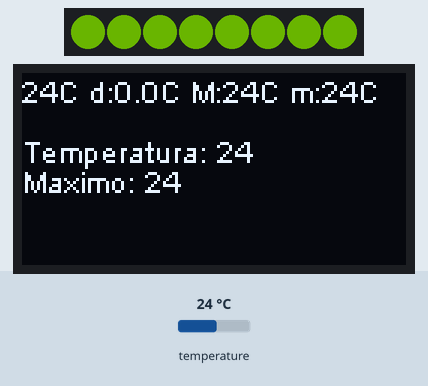
Bench run of a sketch on a simulated ESP8266 (NodeMCU). Shown: 8 RGB LEDs in strip order, left to right, 128×64 one-colour display. The test bench sets the inputs (shaded band); at power-on: temperature 24 °C. Dim RGB values are drawn brighter than linear; WiFi joins after 1.5 s; servers stay silent unless stated; uploads are accepted with an empty reply; what the sketch prints to the serial monitor is not drawn.

Above: at 16.9 s.
17.0 s: temperature set to 12 °C
At 18.2 s:
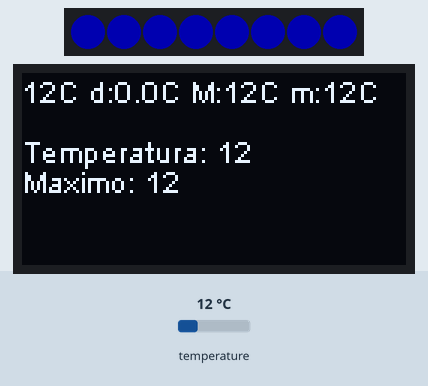
18.5 s: temperature set to 19 °C
At 19.2 s:
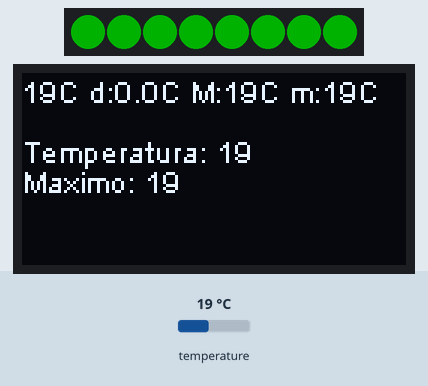
20.0 s: temperature set to 28 °C
At 21.2 s:
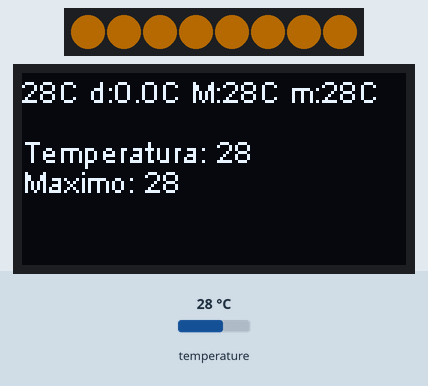
21.5 s: temperature set to 33 °C
At 21.8 s:
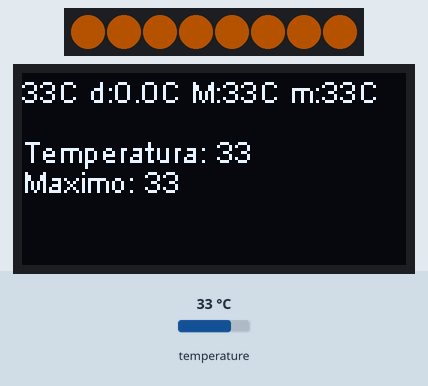
23.0 s: temperature set to 9 °C
At 23.9 s:
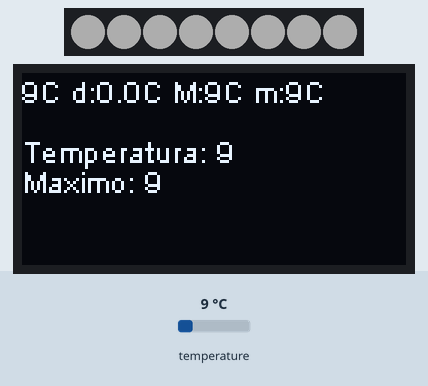
Timing chart, 0 to 26.0 s (numbered marks = the images above; inputs shaded):
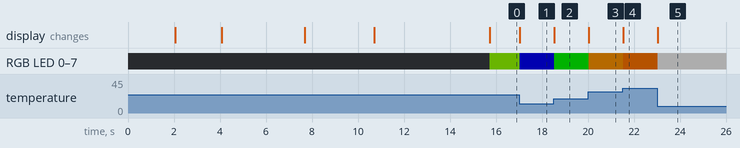

The sketch:

projeto_sensortermico_esp8266.ino
```cpp
#include <ESP8266HTTPClient.h>
#include <ESP8266WiFiMulti.h>
#include <Wire.h>
#include <SSD1306Wire.h>
#include <Adafruit_AMG88xx.h>
#include <ESP8266WebServer.h>
#include <ESP8266mDNS.h>
#include <Adafruit_NeoPixel.h>
#include <ArduinoJson.h>
#include <fauxmoESP.h>
#include <math.h>


#define PIN D3       // Pino de dados para a barra de LEDs
#define NUMPIXELS 8  // Número de LEDs na barra

#define SCREEN_WIDTH 128
#define SCREEN_HEIGHT 64
#define OLED_RESET -1

// Pinos do NodeMCU para o display
#define OLED_SDA D5
#define OLED_SCL D6

// Pinos do NodeMCU para o sensor térmico
#define SENSOR_SDA D2
#define SENSOR_SCL D1

#define TEMPLIMITE 40

#define APIENDPOINT "http://gravaiot.pythonanywhere.com/api/temperaturas"
#define APIKEY "01234"

WiFiClient client;
HTTPClient http;

#define NWIFIS 5

struct redes {
  const char *ssid;
  const char *senha;
};

char *redeAtual;
int respostaHttp = 0;
bool conectou = false;
float tempAlerta = 0;

struct redes redeWifi[NWIFIS] = {
  {"AP1501", "ARBBBE11"},
  {"iPhone de Arnott", "arbbbe11"},
  {"SENAC-Mesh", "09080706"},
  {"Vivo-Internet-E532", "6EFC366C"},
  {"SENAC-MESH", "09080706"}
};

Adafruit_NeoPixel strip = Adafruit_NeoPixel(NUMPIXELS, PIN, NEO_GRB + NEO_KHZ800);

// Inicializa o display OLED
SSD1306Wire display(0x3c, OLED_SDA, OLED_SCL);

// Inicializa o sensor térmico
Adafruit_AMG88xx amg;

// Configuração do servidor web
ESP8266WebServer server(80);

/*
Configuração na Alexa:
Adicionar o dispositivo Fauxmo na Alexa:

Abra o aplicativo Alexa no seu smartphone.
Vá em Dispositivos -> Adicionar Dispositivo -> Outro.
Selecione "Procurar dispositivos".
A Alexa deve detectar automaticamente o dispositivo "sensor aviso".
Criar uma Rotina:

No aplicativo Alexa, vá em Mais -> Rotinas -> Adicionar Rotina.
Dê um nome à sua rotina (por exemplo, "Aviso Sensor").
Em Quando isso acontecer, selecione Dispositivo e escolha o dispositivo "sensor aviso".
Em Adicionar ação, selecione Avisar e escreva a mensagem que deseja que a Alexa diga (por exemplo, "Temperatura alta detectada!").
*/
// Inicializa a FauxmoESP
fauxmoESP fauxmo;


unsigned long previousMillis;
unsigned long currentMillis;

const long interval = 10000;  // Intervalo de 1 minuto em milissegundos

void setup() {
  Serial.begin(115200);
  strip.begin();
  strip.show();  // Inicializa todos os LEDs apagados

  // Inicializa a comunicação I2C para o display OLED
  Wire.begin(OLED_SDA, OLED_SCL);
  display.init();
  display.flipScreenVertically();
  display.clear();
  display.display();
  display.setTextAlignment(TEXT_ALIGN_CENTER);
  display.setFont(ArialMT_Plain_16);
  display.drawString(64, 32, "Start...");
  display.display();
  delay(2000);

  // Inicializa a comunicação I2C para o sensor térmico AMG8831
  Wire.begin(SENSOR_SDA, SENSOR_SCL);
  if (!amg.begin()) {
    Serial.println("Falha - AMG88xx sensor!");
    display.clear();
    display.drawString(64, 32, "Sensor AMG88xx Falhou!");
    display.display();
    while (1);
  }

  Serial.println("Sensor initialized");
  display.clear();
  display.drawString(64, 32, "Sensores Ok");
  display.display();
  delay(2000);

  // Conecta à rede Wi-Fi
  display.clear();
  display.drawString(64, 32, "Conectando WiFi...");
  display.display();

  do {
    conectou = conectaWifi();  // tenta conectar em uma das redes disponíveis
    if (!conectou)
      delay(100);

  } while (!conectou);

  Serial.println("");
  Serial.println("WiFi connected");

  display.clear();
  display.drawString(64, 32, "WiFi ok");
  display.display();
  delay(3000);
  display.clear();
  display.drawString(64, 32, WiFi.localIP().toString());
  display.display();
  previousMillis = millis();


  // Configura o dispositivo Fauxmo
  fauxmo.addDevice("Aviso sensor");

  // Configura o callback para o dispositivo Fauxmo
  fauxmo.onSetState([](unsigned char device_id, const char * device_name, bool state, unsigned char value) {
    Serial.printf("[MAIN] Device #%d (%s) state: %s\n", device_id, device_name, state ? "ON" : "OFF");
    if (state) {
      Serial.println("Aviso da Alexa: Medida crítica atingida!");
    }
  });

  // Inicializa FauxmoESP
  fauxmo.enable(true);

  delay(5000);
}

void loop() {
  float pixels[64];
  Wire.begin(SENSOR_SDA, SENSOR_SCL);
  amg.readPixels(pixels);
  displayData(pixels);

  // Atualiza FauxmoESP
  fauxmo.handle();

  currentMillis = millis();
  if ((currentMillis - previousMillis) >= interval) {
    Serial.println("Envio de Dados p/ API");
    previousMillis = currentMillis;
    enviarDadosParaAPI(pixels, APIENDPOINT, APIKEY);

    if (tempAlerta > TEMPLIMITE) {  // Ajuste o valor crítico conforme necessário
    // Dispara a função da Alexa
    fauxmo.setState("Aviso sensor", true, 255);
    }

  }
}

void displayData(float pixels[64]) {
  // Calcula a média, desvio padrão, valor máximo e valor mínimo
  float sum = 0.0;
  float sumOfSquares = 0.0;
  float maxVal = pixels[0];
  float minVal = pixels[0];

  for (int i = 0; i < 64; i++) {
    sum += pixels[i];
    sumOfSquares += pixels[i] * pixels[i];
    if (pixels[i] > maxVal) maxVal = pixels[i];
    if (pixels[i] < minVal) minVal = pixels[i];
  }

  float mean = sum / 64;
  float variance = (sumOfSquares / 64) - (mean * mean);
  float stdDev = sqrt(variance);

  Serial.print("Media: ");
  Serial.println(mean);
  Serial.print("Max: ");
  Serial.println(maxVal);
  Serial.print("Min: ");
  Serial.println(minVal);

  // Exibe a média, desvio padrão, valor máximo, valor mínimo no display
  Wire.begin(OLED_SDA, OLED_SCL);
  display.clear();
  display.setTextAlignment(TEXT_ALIGN_LEFT);
  display.setFont(ArialMT_Plain_10);
  display.drawString(0, 0, "" + String(mean, 0) + "C d:" + String(stdDev, 1) + "C M:" + String(maxVal, 0) + "C m:" + String(minVal, 0) + "C");
  display.drawString(0, 20, "Temperatura: " + String(mean, 0));
  display.drawString(0, 30, "Maximo: " + String(maxVal, 0));
  display.display();
  mostrarTemperatura(maxVal);
}

// Função para mostrar a temperatura na barra de LEDs RGB
void mostrarTemperatura(float temp) {
  uint32_t color;

  tempAlerta = temp;

  if (temp < 10) {
    // Tons de branco
    int brightness = map(temp, 0, 10, 64, 50);  // Metade do brilho
    color = strip.Color(brightness, brightness, brightness);
  } else if (temp >= 10 && temp < 15) {
    // Azul
    int blue = map(temp, 10, 15, 50, 64);  // Metade do brilho
    color = strip.Color(0, 0, blue);
  } else if (temp >= 15 && temp < 22) {
    // Verde
    int green = map(temp, 15, 22, 50, 64);  // Metade do brilho
    color = strip.Color(0, green, 0);
  } else if (temp >= 22 && temp < 26) {
    int green = map(temp, 22, 26, 64, 64);  // Metade do brilho
    int red = map(temp, 22, 26, 50, 25);    // Metade do brilho
    color = strip.Color(red, green, 0);
  } else if (temp >= 26 && temp < 35) {
    int red = map(temp, 26, 35, 64, 64);    // Metade do brilho
    int green = map(temp, 26, 35, 41, 25);  // Metade do brilho
    color = strip.Color(red, green, 0);
  } else if (temp >= 35 && temp <= 50) {
    int red = map(temp, 35, 50, 64, 64);   // Metade do brilho
    int green = map(temp, 35, 50, 25, 0);  // Metade do brilho
    color = strip.Color(red, green, 0);
  } else {
    // Vermelho mais forte
    color = strip.Color(64, 0, 0);  // Metade do brilho
  }

  // Acende todos os LEDs com a cor calculada
  for (int i = 0; i < NUMPIXELS; i++) {
    strip.setPixelColor(i, color);
  }
  strip.show();
}

// Função para enviar os dados para a API
void enviarDadosParaAPI(float *pixels, const char *apiEndpoint, const char *apiKey) {
  if (WiFi.status() == WL_CONNECTED) {
    HTTPClient http;
    http.begin(client, apiEndpoint);
    http.addHeader("Content-Type", "application/json");
    http.addHeader("x-api-key", apiKey);  // Adiciona a chave da API no header

    StaticJsonDocument<512> jsonDoc;
    JsonArray dataArray = jsonDoc.createNestedArray("valor");

    for (int i = 0; i < 64; i++) {
      dataArray.add((int) round(pixels[i]));
    }

    String jsonString;
    serializeJson(jsonDoc, jsonString);

    int httpResponseCode = http.POST(jsonString);

    if (httpResponseCode > 0) {
      String response = http.getString();
      Serial.println(httpResponseCode);
      Serial.println(response);
    } else {
      Serial.println("Erro - envio API");
    }

    http.end();
  } else {
    Serial.println("WiFi desconectado");
  }
}


//-------------------------------------------------------------------------
bool conectaWifi() {
  bool conectou = false;
  int i = 0;
  int qtd = 0;

  while (i < NWIFIS) {  // tenta cada uma das redes disponíveis
    Serial.println("Conectando: wifi");
    Serial.println(redeWifi[i].ssid);
    WiFi.begin(redeWifi[i].ssid, redeWifi[i].senha);

    qtd = 0;

    while (WiFi.status() != WL_CONNECTED) {
      delay(400);
      Serial.print(".");
      qtd++;
      if (qtd > 30) {
        break;
      }
    }
    if (WiFi.status() == WL_CONNECTED) {
      Serial.println("Conectado com sucesso. IP: ");
      Serial.println(WiFi.localIP());
      Serial.println(redeWifi[i].ssid);
      delay(2000);
      conectou = true;
      redeAtual = (char *)redeWifi[i].ssid;

      return conectou;
    }
    i++;
  }
  return conectou;
}
```

Measured:
- after the input at 17.0 s, RGB LED 0–7: RGB(37, 64, 0) → RGB(0, 0, 56) at once; the display: changes at once (image 1)
- after the input at 18.5 s, RGB LED 0–7: RGB(0, 0, 56) → RGB(0, 58, 0) at once; the display: changes at once (image 2)
- after the input at 20.0 s, RGB LED 0–7: RGB(0, 58, 0) → RGB(64, 37, 0) at once; the display: changes at once (image 3)
- after the input at 21.5 s, RGB LED 0–7: RGB(64, 37, 0) → RGB(64, 29, 0) at once; the display: changes at once (image 4)
- after the input at 23.0 s, RGB LED 0–7: RGB(64, 29, 0) → RGB(51, 51, 51) at once; the display: changes at once (image 5)
